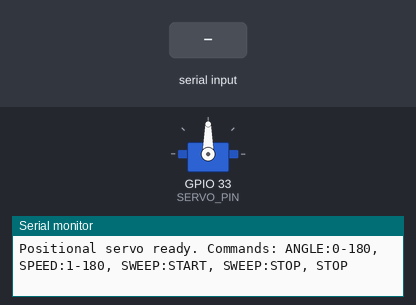
A sketch run on a simulated ESP32. Shown: servo, the last lines printed to the serial monitor. Inputs (shaded band) come from the test bench.

Above: at 1.2 s.
1.3 s: "SWEEP:START\n" received over Serial
At 1.76 s:
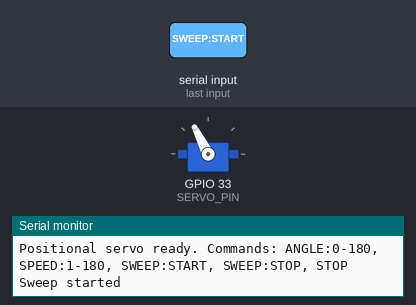
4.3 s: "SPEED:90\n" received over Serial
7.3 s: "STOP\n" received over Serial
At 7.9 s:
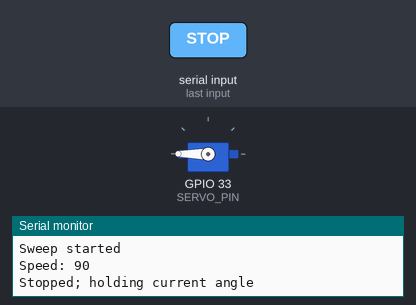
8.8 s: "ANGLE:\n" received over Serial
At 12.2 s:
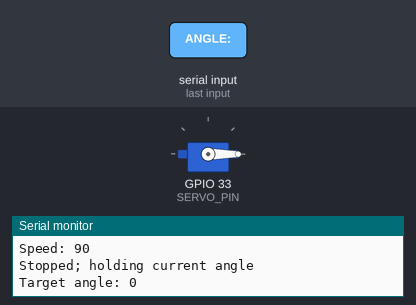
Timing chart, 0 to 12.8 s (numbered marks = the images above; inputs shaded):
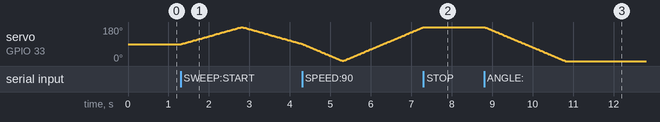

The sketch:

servo_controller.ino
```cpp
#include <Servo.h>

// Standard positional servo signal wire connects to Arduino Mega digital pin 33.
const byte SERVO_PIN = 33;
const int START_ANGLE = 90;
const int MIN_ANGLE = 0;
const int MAX_ANGLE = 180;

Servo servoMotor;
int currentAngle = START_ANGLE;
int targetAngle = START_ANGLE;
int speedDegPerSecond = 60;
bool sweeping = false;
int sweepDirection = 1;
unsigned long lastStepTime = 0;
float movementRemainder = 0.0f;

void setTarget(int angle) {
  targetAngle = constrain(angle, MIN_ANGLE, MAX_ANGLE);
  sweeping = false;
}

void processCommand(String command) {
  command.trim();
  command.toUpperCase();
  if (command == "STOP") {
    sweeping = false;
    targetAngle = currentAngle; // Keep holding the current position.
    movementRemainder = 0;
    Serial.println(F("Stopped; holding current angle"));
  } else if (command == "SWEEP:START") {
    sweeping = true;
    if (currentAngle >= MAX_ANGLE) sweepDirection = -1;
    else if (currentAngle <= MIN_ANGLE) sweepDirection = 1;
    targetAngle = sweepDirection > 0 ? MAX_ANGLE : MIN_ANGLE;
    Serial.println(F("Sweep started"));
  } else if (command == "SWEEP:STOP") {
    sweeping = false;
    targetAngle = currentAngle;
    movementRemainder = 0;
    Serial.println(F("Sweep stopped"));
  } else if (command.startsWith("ANGLE:")) {
    setTarget(command.substring(6).toInt());
    Serial.print(F("Target angle: "));
    Serial.println(targetAngle);
  } else if (command.startsWith("SPEED:")) {
    speedDegPerSecond = constrain(command.substring(6).toInt(), 1, 180);
    Serial.print(F("Speed: "));
    Serial.println(speedDegPerSecond);
  }
}

void setup() {
  Serial.begin(9600);
  servoMotor.attach(SERVO_PIN);
  servoMotor.write(currentAngle);
  lastStepTime = millis();
  Serial.println(F("Positional servo ready. Commands: ANGLE:0-180, SPEED:1-180, SWEEP:START, SWEEP:STOP, STOP"));
}

void loop() {
  while (Serial.available() > 0) {
    String command = Serial.readStringUntil('\n');
    processCommand(command);
  }
  const unsigned long now = millis();
  const unsigned long elapsed = now - lastStepTime;
  lastStepTime = now;
  if (currentAngle != targetAngle) {
    movementRemainder += (float)speedDegPerSecond * elapsed / 1000.0f;
    const int steps = (int)movementRemainder;
    if (steps > 0) {
      movementRemainder -= steps;
      if (targetAngle > currentAngle) currentAngle = min(currentAngle + steps, targetAngle);
      else currentAngle = max(currentAngle - steps, targetAngle);
      servoMotor.write(currentAngle);
    }
  } else {
    movementRemainder = 0;
    if (sweeping) {
      sweepDirection = -sweepDirection;
      targetAngle = sweepDirection > 0 ? MAX_ANGLE : MIN_ANGLE;
    }
  }
}
```

Measured:
- after the input at 1.3 s, servo on GPIO 33 (SERVO_PIN): rises from 90° to 179° in 1.5 s, then falls to 91° in 1.5 s
- after the input at 7.3 s, servo on GPIO 33 (SERVO_PIN): stays 180° (without the input it goes to 177° after 0.03 s)
- after the input at 8.8 s, servo on GPIO 33 (SERVO_PIN): moves from 180° to 0° over 2.0 s, starting at once
